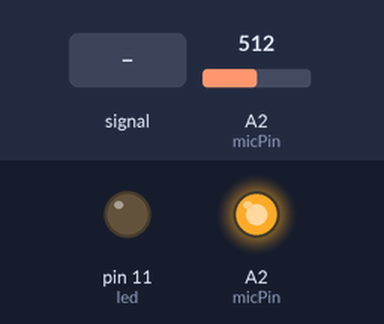
Bench run of a sketch on a simulated Arduino Uno, built with avr-gcc and run on an emulated ATmega328P. On the bench: output pins drawn as LEDs (lit = HIGH). Dashed ring = blinking. The inputs (shaded band) are chosen by the test bench; at power-on: A2 (micPin) = 512.

Above: at 1.7 s.
1.8 s: A2 (micPin) fed a 200 Hz sine of ±81 counts around its level
At 1.95 s:
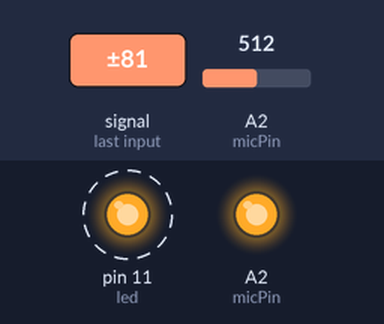
4.8 s: A2 (micPin) set to 716
At 5.8 s:
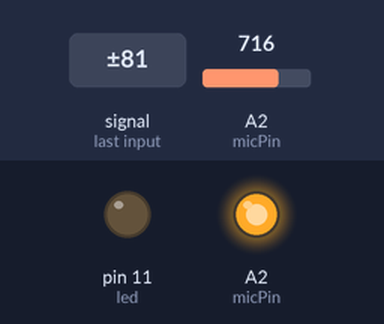
6.3 s: A2 (micPin) set to 730
At 7.0 s:
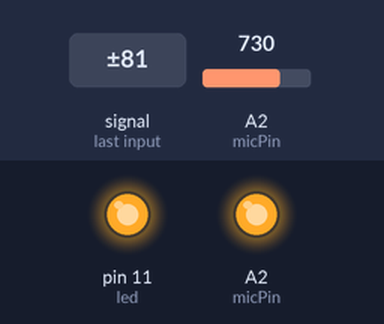
7.9 s: A2 (micPin) set to 900
At 9.4 s:
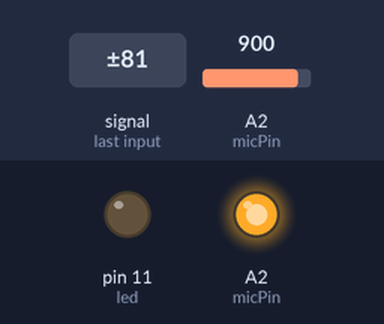
Timing chart, 0 to 10.5 s (numbered marks = the images above; inputs shaded):
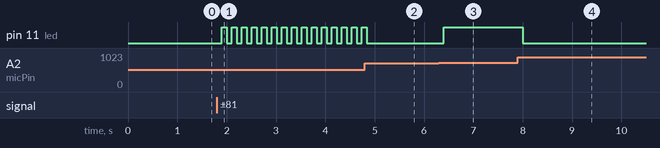

Measured:
- the behaviour switches between 718 and 719 on A2 (micPin) (found by bisection; images 2 and 3)
- after the input at 1.8 s, pin 11 (led): alternates HIGH for 0.10 s and LOW for 0.10 s, starting after 0.10 s
- after the input at 4.8 s, pin 11 (led): goes on until 4.8 s, then stays LOW
- after the input at 6.3 s, pin 11 (led): LOW → HIGH after 0.10 s
- after the input at 7.9 s, pin 11 (led): HIGH → LOW after 0.10 s

The sketch:

SoundClapOn-ClapOff.ino
```cpp
int micPin = 2;
int gndPin = A1;
int powerPin = A2;
int micValue1 = 0;
int micValue2 = 0;
int led = 11;
boolean lightOn = false;

void setup() {
  pinMode(led,OUTPUT);
  pinMode(powerPin,OUTPUT);
  pinMode(gndPin,OUTPUT);
  pinMode(micPin,INPUT);
  digitalWrite(gndPin,LOW);
  delay(500);
  digitalWrite(powerPin,HIGH);

}

void loop() {
  micValue1 = analogRead(micPin);
  delay(1);
  micValue2 = analogRead(micPin);
  if(micValue1-micValue2>2 || micValue2-micValue1 > 2)
  {
    lightOn = !lightOn;
    delay(100);
    digitalWrite(led,lightOn);
  }

}
```
